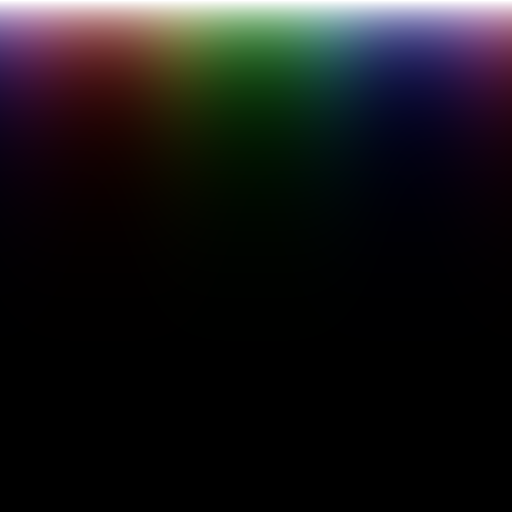
#> input picture img/targets/cc11.tiff, 512 x 512 px
$ python lr_measure.py ../../../img/targets/cc11.tiff
#> lines starting #> are read from the running program, lines starting #| are printed output that depends on the picture; after the words box and inside, x2 and y2 are one past the last pixel; in counts of white or black regions, pixels touching at a corner belong together
### svFilm/lrfinish/paths.py
# -*- coding: utf-8 -*-
r"""所有路径的唯一入口。

本目录 = <repo>/svFilm/lrfinish/。代码里不许再出现 `E:\lr_agent` 或
`E:\Debug_svStudio\...` 这类绝对路径；需要换机器时只改这里的环境变量。

环境变量（都可选）：
  LR_ROOT                 工作根（layer1/2/5 的输入输出），默认 <debug>/lr_agent_out/2026-10-23
  LRFINISH_DEBUG          调试根，默认 E:\Debug_svStudio
  LRFINISH_BATCH_ROOT     底片根，默认 <debug>/svFilm_out
  LRFINISH_CMD            LR 桥队列目录，默认本目录/lr_cmd
  LRFINISH_MASTER         大师成片根，默认 E:\ds\大师成片
  LRFINISH_LR_EXE         Lightroom.exe
  LRFINISH_LR_CATALOG     .lrcat
  LRFINISH_LR_CONSOLE     lrc_console.log
"""
from __future__ import annotations

import os
from pathlib import Path

ROOT = Path(__file__).resolve().parent          # <repo>/svFilm/lrfinish
OPT = ROOT / 'opt'
PROTO = ROOT / 'prototype'
ENGINE = ROOT.parent                           # <repo>/svFilm（含 svFilm 包）
REPO = ENGINE.parent                           # <repo>
PRESETS = ENGINE / 'svFilm' / 'data' / 'presets'   # 胶片预设目录（finish.json 就在这里）


def _p(name: str, default) -> Path:
    v = os.environ.get(name)
    return Path(v).expanduser() if v else Path(default)


DEBUG = _p('LRFINISH_DEBUG', r'E:\Debug_svStudio')
WORK = _p('LR_ROOT', DEBUG / 'lr_agent_out' / '2026-10-23')
BATCH_ROOT = _p('LRFINISH_BATCH_ROOT', DEBUG / 'svFilm_out')
CMD_DIR = _p('LRFINISH_CMD', ROOT / 'lr_cmd')
MASTER = _p('LRFINISH_MASTER', r'E:\ds\大师成片')
PROFILES = ROOT / 'profiles'
CALIB = ROOT / 'calibration'

APPDATA = Path(os.environ.get('APPDATA', Path.home() / 'AppData' / 'Roaming'))
LR_EXE = _p('LRFINISH_LR_EXE', r'D:\LR\Adobe Lightroom Classic\Lightroom.exe')
LR_CATALOG = _p('LRFINISH_LR_CATALOG',
                Path.home() / 'Pictures' / 'Lightroom' / 'Lightroom Catalog.lrcat')
LR_CONSOLE = _p('LRFINISH_LR_CONSOLE',
                APPDATA / 'Adobe' / 'Lightroom' / 'lrc_console.log')


def ensure_import_path() -> None:
    """把 lrfinish 根、opt、prototype、引擎父目录加进 sys.path（幂等）。"""
    import sys
    for p in (str(ROOT), str(OPT), str(PROTO), str(ENGINE)):
        if p not in sys.path:
            sys.path.insert(0, p)

### svFilm/svFilm/color.py
# -*- coding: utf-8 -*-
"""svFilm 色彩基元（全自实现，不引用既有管线代码）。"""
import numpy as np

M_RGB2XYZ = np.array([
    [0.4124564, 0.3575761, 0.1804375],
    [0.2126729, 0.7151522, 0.0721750],
    [0.0193339, 0.1191920, 0.9503041],
])
M_XYZ2RGB = np.linalg.inv(M_RGB2XYZ)
WP = np.array([0.95047, 1.00000, 1.08883])

# Rec.709 亮度权重
W_LUMA = np.array([0.2126, 0.7152, 0.0722])

_EPS = 1e-12
_DELTA = 6.0 / 29.0


def s2l(x):
    """disp -> lin"""
    x = np.asarray(x, np.float64)
    return np.where(x <= 0.04045, x / 12.92, ((np.maximum(x, 0.0) + 0.055) / 1.055) ** 2.4)


def l2s(y):
    y = np.clip(np.asarray(y, np.float64), 0.0, None)
    return np.where(y <= 0.0031308, y * 12.92, 1.055 * y ** (1.0 / 2.4) - 0.055)


def u8_to_display(u8):
    return np.asarray(u8, np.float64) / 255.0


def display_to_u8(d):
    return np.clip(np.rint(np.asarray(d, np.float64) * 255.0), 0, 255).astype(np.uint8)


# [4 lines left out: function luma, not called in this run]


def Y_of(lin):
    return luma(lin)


def gray_of(disp):
    r"""disp -> 显示域灰度（阈值判据统一用这把尺子）。"""
    return luma(disp)


def gray255(disp):
    return luma(disp) * 255.0


def f_lab(t):
    t = np.asarray(t, np.float64)
    return np.where(t > _DELTA ** 3, np.cbrt(np.maximum(t, 0.0)), t / (3.0 * _DELTA ** 2) + 4.0 / 29.0)


def f_lab_inv(t):
    t = np.asarray(t, np.float64)
    return np.where(t > _DELTA, t ** 3, 3.0 * _DELTA ** 2 * (t - 4.0 / 29.0))


def to_lab(disp):
    lin = s2l(np.clip(np.asarray(disp, np.float64), 0.0, 1.0))
    xyz = (lin @ M_RGB2XYZ.T) / WP
    f = f_lab(xyz)
    L = 116.0 * f[..., 1] - 16.0
    a = 500.0 * (f[..., 0] - f[..., 1])
    b = 200.0 * (f[..., 1] - f[..., 2])
    return np.stack([L, a, b], axis=-1)


# [8 lines left out: function from_lab, not called in this run]


def L_of_lin(lin):
    return 116.0 * f_lab(np.clip(lin, 0.0, None)) - 16.0


def lin_of_L(L):
    return f_lab_inv((np.asarray(L, np.float64) + 16.0) / 116.0)


def chroma(lab):
    return np.sqrt(lab[..., 1] ** 2 + lab[..., 2] ** 2)


def chroma_c90(disp):
    return float(np.percentile(chroma(to_lab(disp)), 90))


def pct_of(arr, pcts):
    return {float(p): float(np.percentile(arr, p)) for p in pcts}


# [17 lines left out: functions sat_hsv, smoothstep, hue_deg, not called in this run]

### svFilm/lrfinish/opt/lr_measure.py
# -*- coding: utf-8 -*-
r"""LR 收尾 · 测量层（纯函数，不碰 LR）。

同一把尺：svFilm.color.to_lab（D65），长边 1024，与 v3_measure 一致。
"""
from __future__ import annotations

import os
import sys

import numpy as np

import _boot  # noqa: E402
import paths
paths.ensure_import_path()
import svFilm.color as color            # noqa: E402

LONG = 1024


def load_rgb(path, long_edge=LONG):
    import cv2
    im = cv2.imdecode(np.frombuffer(open(path, 'rb').read(), np.uint8), cv2.IMREAD_UNCHANGED)
    if im is None:
        raise RuntimeError('decode fail: %s' % path)
    sc = 65535.0 if im.dtype == np.uint16 else (255.0 if im.dtype == np.uint8 else 1.0)
    if im.ndim == 2:
        im = cv2.cvtColor(im, cv2.COLOR_GRAY2BGR)
    im = cv2.cvtColor(im, cv2.COLOR_BGR2RGB)
    im = np.asarray(im, np.float64) / sc
    h, w = im.shape[:2]
    if long_edge and max(h, w) > long_edge:
        r = long_edge / float(max(h, w))
        im = cv2.resize(im, (int(w * r), int(h * r)), interpolation=cv2.INTER_AREA)
    return np.clip(im, 0.0, 1.0)


def luma_code(rgb):
    u8 = np.clip(rgb * 255.0, 0, 255)
    return 0.2126 * u8[..., 0] + 0.7152 * u8[..., 1] + 0.0722 * u8[..., 2]


def neutral_mask(rgb, C_max=5.0, L_range=(50.0, 95.0)):
    """底片里的**中高亮**低彩度像素（白衬衫/灰墙/水泥）——护栏只管这些。
    暗部的中性像素本来就该被"降温"，不能算进去（10-22 踩过：2635 被误伤回退）。"""
    lab = color.to_lab(rgb)
    L, a, b = lab[..., 0], lab[..., 1], lab[..., 2]
    C = np.sqrt(a * a + b * b)
    return (C < C_max) & (L > L_range[0]) & (L < L_range[1])


def _med(x, min_n=500):
    x = np.asarray(x).ravel()
    return float(np.median(x)) if x.size >= min_n else float('nan')


def stats(path, nmask=None, ref=None):
    """量一张图。`ref` = 底片的统计（给护栏算增量用）。"""
    rgb = load_rgb(path)
#> in load_rgb, im is the input picture: shape (512, 512, 3) uint16; mean B, G, R 5859.7, 5550.1, 5859.7
    lab = color.to_lab(np.ascontiguousarray(rgb))
#> in to_lab, `a = 500.0 * (f[..., 0] - f[..., 1])`:
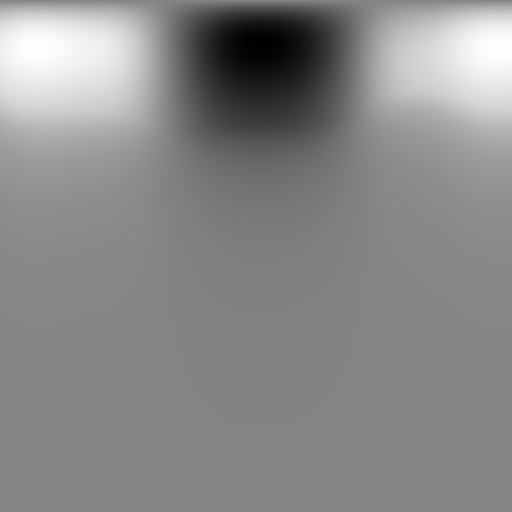
#> a: shape (512, 512) float64; min -33.69, max 31.21, mean 1.2; drawn with min black and max white
#> in to_lab, `b = 200.0 * (f[..., 1] - f[..., 2])`:
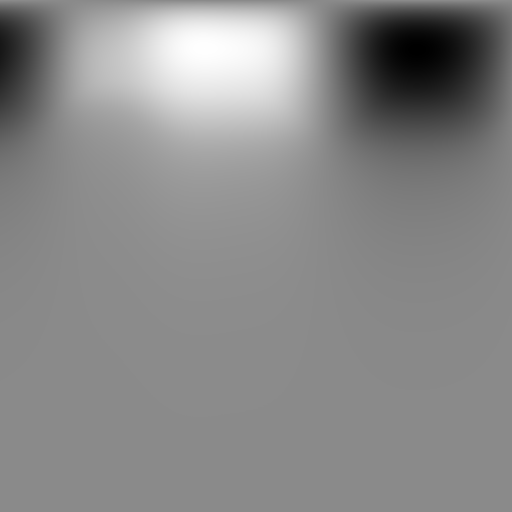
#> b: shape (512, 512) float64; min -35.68, max 29.95, mean -0.3; drawn with min black and max white
#> in to_lab, `return np.stack([L, a, b], axis=-1)`:
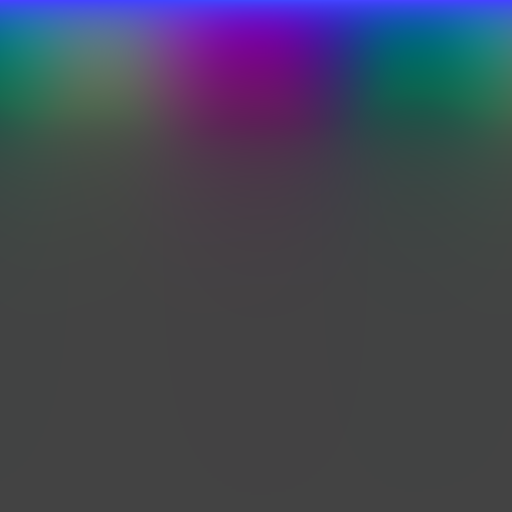
#> returned value: shape (512, 512, 3) float64; mean of channels 0, 1, 2 9, 1.2, -0.3; drawn with min black and max white
    L, a, b = lab[..., 0], lab[..., 1], lab[..., 2]
    C = np.sqrt(a * a + b * b)
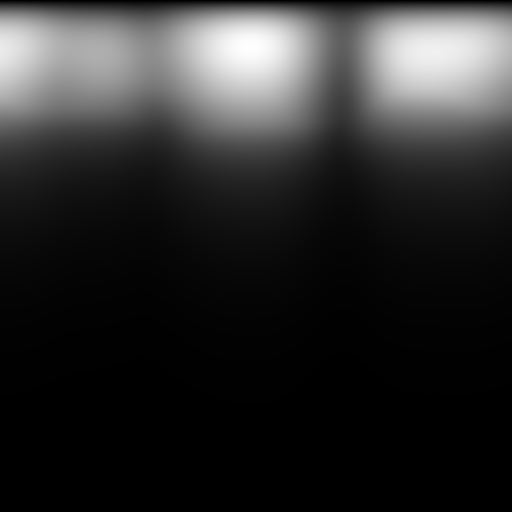
#> C: shape (512, 512) float64; min 1.8e-05, max 43.68, mean 7.7; drawn with min black and max white
    sh, hi = L < 35, L >= 75
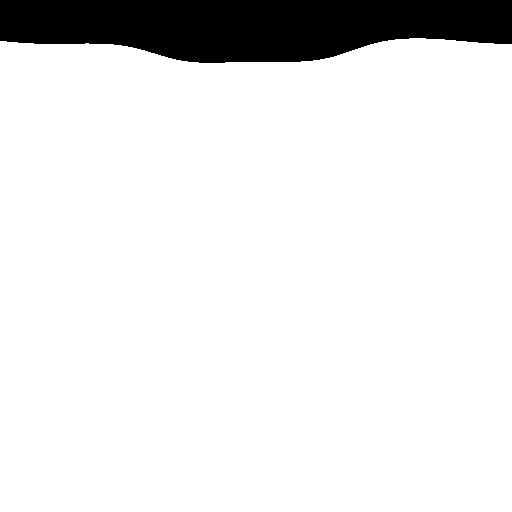
#> sh: shape (512, 512) bool; 90.3% white; 1 black region, box (x1, y1, x2, y2) and area: (0, 0, 512, 63) 25473
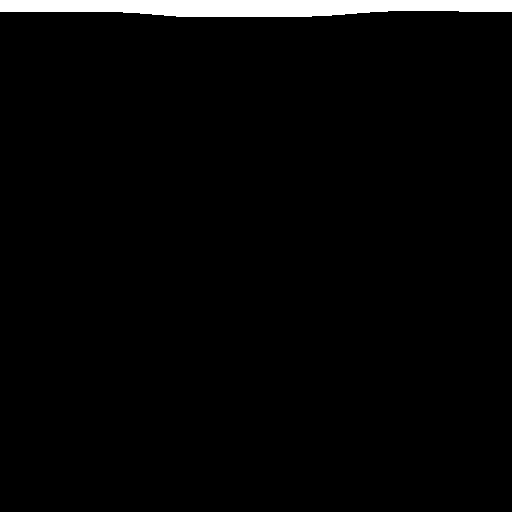
#> hi: shape (512, 512) bool; 2.7% white; 1 white region, box (x1, y1, x2, y2) and area: (0, 0, 512, 17) 7034
    code = luma_code(rgb)
#> in luma_code, `return 0.2126 * u8[..., 0] + 0.7152 * u8[..., 1] + 0.0722 * u8[..., 2]`:
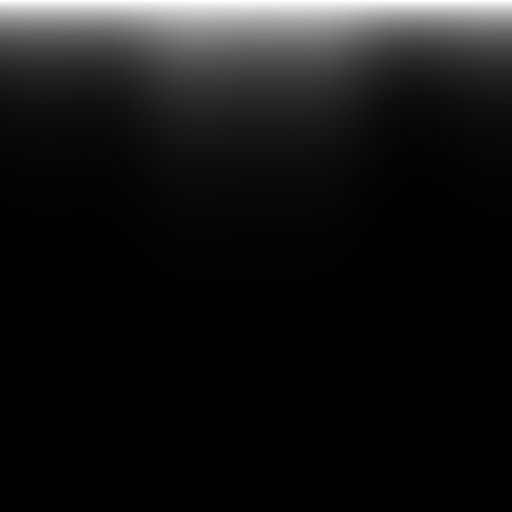
#> returned value: shape (512, 512) float64; min 0.00421, max 255, mean 21.9
    out = dict(
        p50=float(np.percentile(L, 50)),
        white=float(100 * (L > 95).mean()),
        black=float(100 * (L < 5).mean()),
        sh_a=_med(a[sh]), sh_b=_med(b[sh]), sh_C=_med(C[sh]),
        hi_a=_med(a[hi]), hi_b=_med(b[hi]), hi_C=_med(C[hi]),
    )
#> out = 9 items
    # 码值分位（给曲线定锚点）
    for q in (0.5, 2.0, 50.0, 97.5, 99.5):
        key = 'code_p' + ('%g' % q).replace('.', '_')
        out[key] = float(np.percentile(code, q))
#> after the loop, out = 14 items
    if nmask is not None:
        m = nmask
        out['n_C'] = _med(C[m], 200)
        out['n_b'] = _med(b[m], 200)
        if ref is not None:
            out['n_dC'] = out['n_C'] - ref.get('n_C', out['n_C'])
            out['n_db'] = out['n_b'] - ref.get('n_b', out['n_b'])
    return out


def in_band(v, band):
    lo, hi = band
    return (v == v) and lo <= v <= hi


if __name__ == '__main__':
    import json
    for p in sys.argv[1:]:
        s = stats(p)
#> s = 14 items
        print(os.path.basename(p), json.dumps({k: round(v, 2) for k, v in s.items()},
                                              ensure_ascii=False))
#> (printed output is left out)
